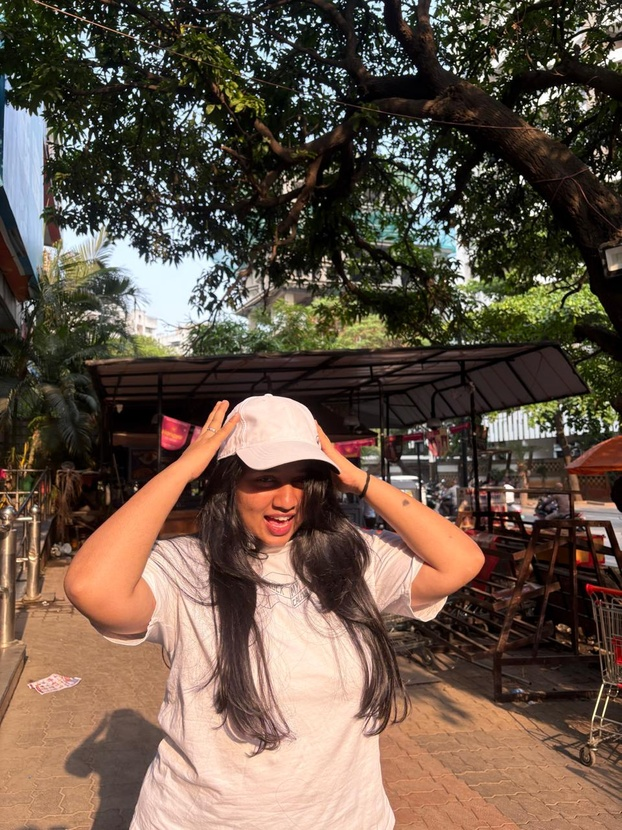
#> input picture datasets/original photo.jpeg, 622 x 830 px, shrunk from 960 x 1280 before the run
$ python segmentation.py
#> lines starting #> are read from the running program, lines starting #| are printed output that depends on the picture; after the words box and inside, x2 and y2 are one past the last pixel; in counts of white or black regions, pixels touching at a corner belong together

import cv2
import numpy as np
import matplotlib.pyplot as plt
from pathlib import Path

# 1. Set paths
BASE_DIR = Path(__file__).resolve().parents[1]

IMAGE_PATH = BASE_DIR / "datasets" / "original photo.jpeg"

OUTPUT_DIR = BASE_DIR / "outputs" / "task1_segmentation"
OUTPUT_DIR.mkdir(parents=True, exist_ok=True)

# 2. Read original image
image = cv2.imread(str(IMAGE_PATH))
#> image is the input picture: shape (830, 622, 3); mean B, G, R 73.5, 87.2, 104.6

if image is None:
    raise FileNotFoundError(f"Image not found: {IMAGE_PATH}")

gray = cv2.cvtColor(image, cv2.COLOR_BGR2GRAY)

# 3. Thresholding
_, binary = cv2.threshold(
    gray, 0, 255,
    cv2.THRESH_BINARY + cv2.THRESH_OTSU
)
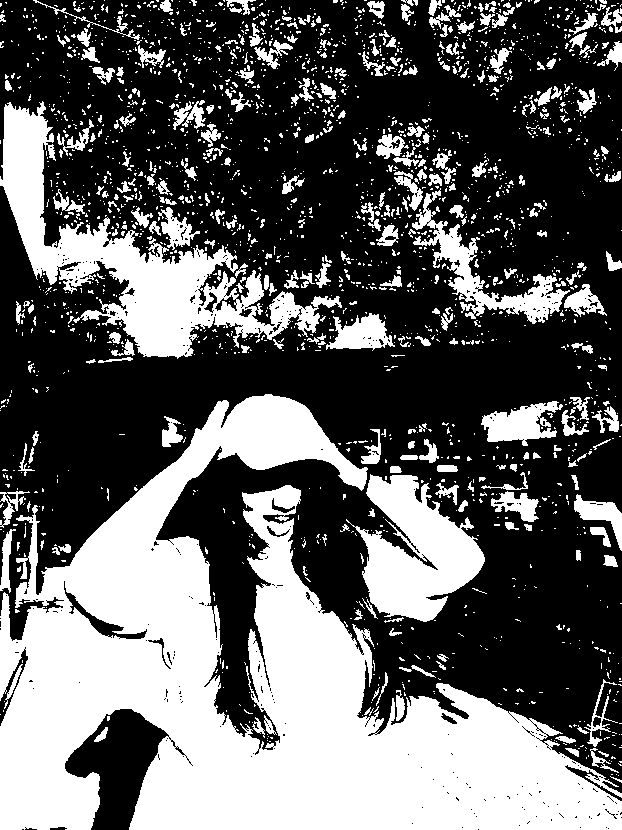
#> binary: shape (830, 622); 38.1% white; 2194 white regions (1905 under 20 px), largest, box (x1, y1, x2, y2) and area: (0, 394, 622, 830) 121709, (0, 101, 342, 359) 21483, (346, 474, 485, 622) 11009

# 4. Create morphological kernel
kernel = np.ones((5, 5), np.uint8)

# 5. Erosion
erosion = cv2.erode(binary, kernel, iterations=1)
#> erosion: shape (830, 622); 26% white; 203 white regions (153 under 20 px), largest, box (x1, y1, x2, y2) and area: (0, 396, 622, 830) 105424, (0, 108, 222, 355) 12281, (363, 477, 483, 619) 8778

# 6. Dilation
dilation = cv2.dilate(binary, kernel, iterations=1)
#> dilation: shape (830, 622); 58% white; 278 black regions (224 under 20 px), largest, box (x1, y1, x2, y2) and area: (0, 0, 622, 744) 186450, (159, 457, 384, 724) 18588, (67, 711, 164, 830) 5535

# 7. Opening
opening = cv2.morphologyEx(
    binary, cv2.MORPH_OPEN, kernel
)
#> opening: shape (830, 622); 31.6% white; 152 white regions, largest, box (x1, y1, x2, y2) and area: (0, 394, 622, 830) 117758, (0, 106, 224, 357) 15658, (361, 475, 485, 621) 10521

# 8. Closing
closing = cv2.morphologyEx(
    binary, cv2.MORPH_CLOSE, kernel
)
#> closing: shape (830, 622); 44.1% white; 570 white regions (435 under 20 px), largest, box (x1, y1, x2, y2) and area: (0, 394, 622, 830) 143813, (0, 101, 441, 364) 34857, (352, 118, 607, 327) 12828

# 9. Canny Edge Detection
edges = cv2.Canny(gray, 100, 200)
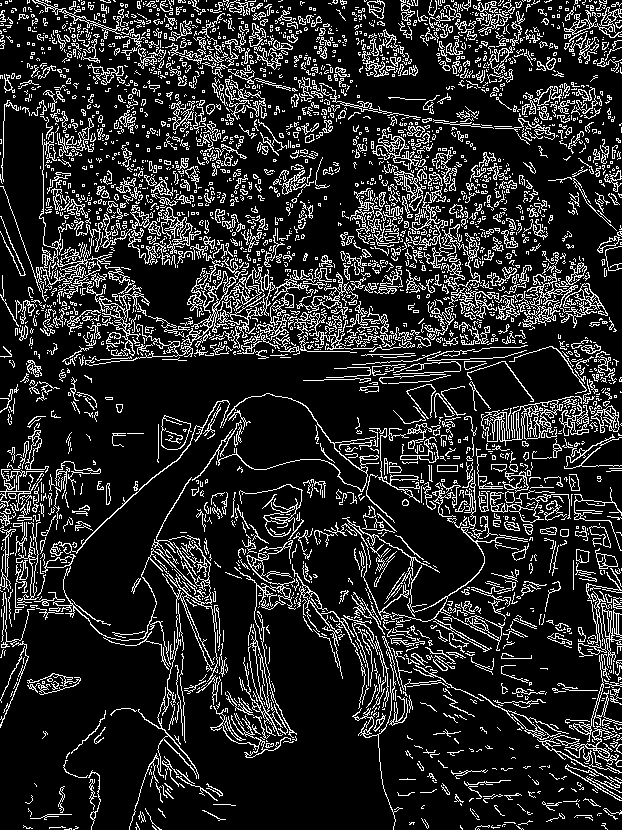
#> edges: shape (830, 622); 16% white in thin lines or dots

# 10. Watershed Segmentation
# Use Otsu's binary image as the foreground mask
sure_bg = cv2.dilate(
    binary, kernel, iterations=3
)
#> sure_bg: shape (830, 622); 78% white; 115 black regions (52 under 20 px), largest, box (x1, y1, x2, y2) and area: (0, 0, 622, 540) 69365, (408, 509, 622, 725) 18752, (169, 463, 364, 704) 10866

distance = cv2.distanceTransform(
    binary, cv2.DIST_L2, 5
)

_, sure_fg = cv2.threshold(
    distance,
    0.4 * distance.max(),
    255,
    cv2.THRESH_BINARY
)
#> sure_fg: shape (830, 622) float32; 2.6% white; 6 white regions (1 under 20 px), largest, box (x1, y1, x2, y2) and area: (167, 725, 391, 830) 10491, (0, 722, 50, 800) 1183, (299, 644, 329, 714) 1105, (106, 562, 154, 591) 472, (488, 747, 500, 760) 73

sure_fg = np.uint8(sure_fg)

unknown = cv2.subtract(sure_bg, sure_fg)
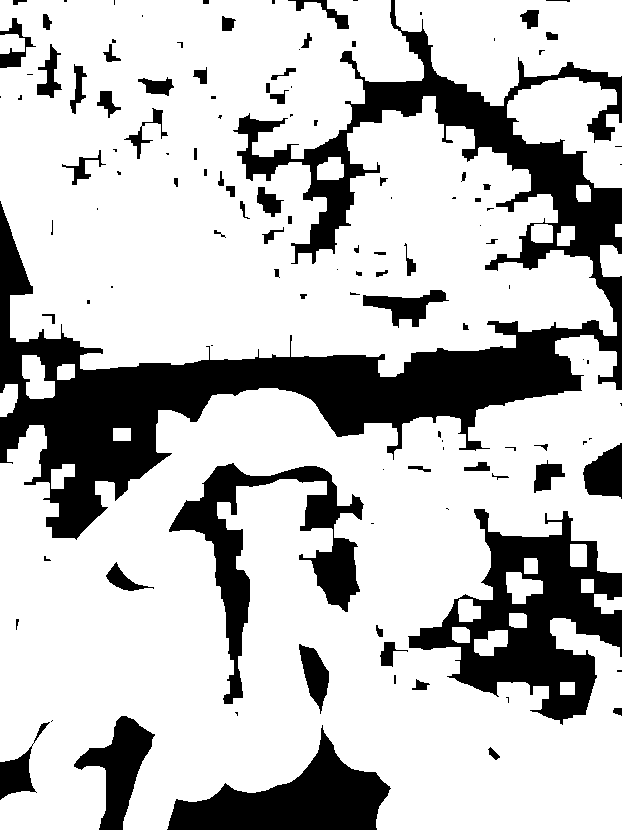
#> unknown: shape (830, 622); 75.4% white; 121 black regions (53 under 20 px), largest, box (x1, y1, x2, y2) and area: (0, 0, 622, 540) 69365, (408, 509, 622, 725) 18752, (169, 463, 364, 704) 10866

_, markers = cv2.connectedComponents(sure_fg)
#> markers: shape (830, 622) int32; 7 distinct labels, from 0 to 6

markers = markers + 1
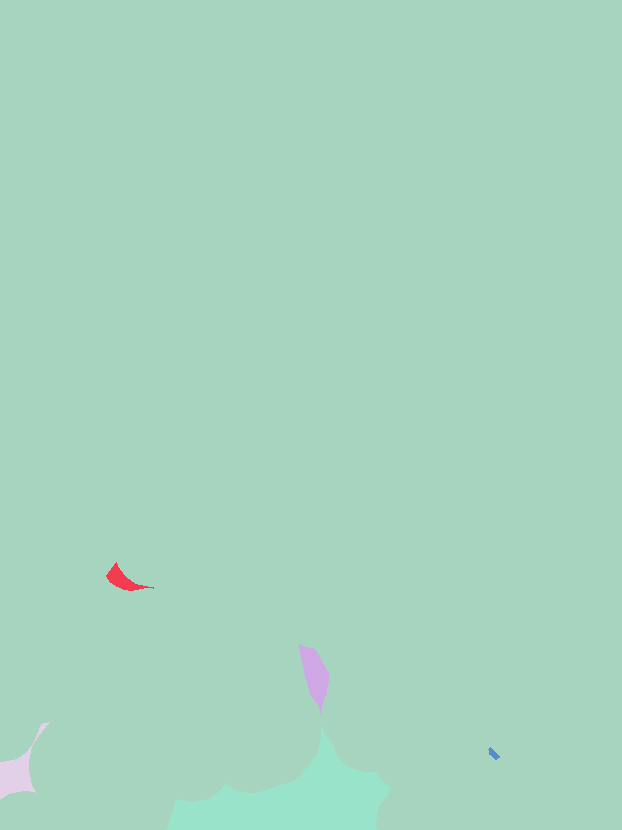
#> markers: shape (830, 622) int32; 7 distinct labels, from 1 to 7; one colour per label, 0 black
markers[unknown == 255] = 0
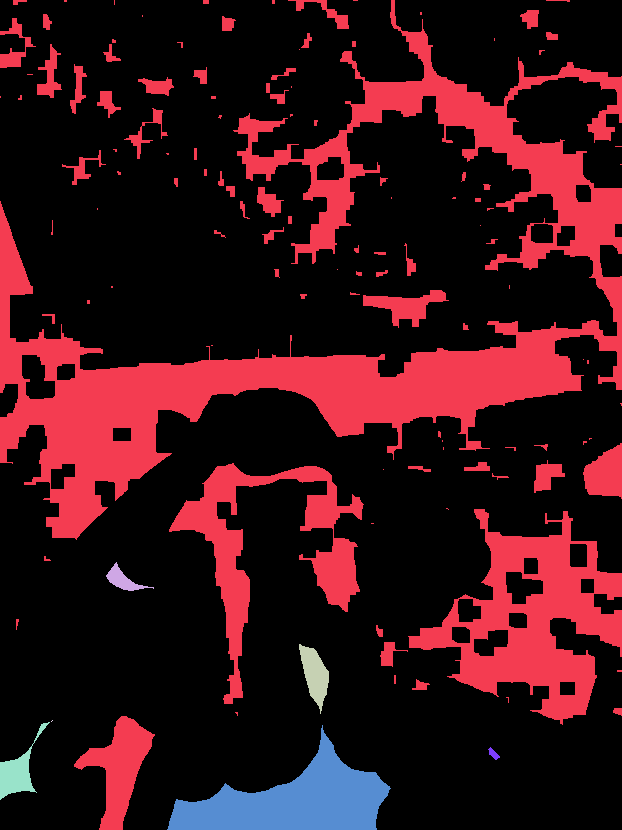
#> markers: shape (830, 622) int32; 8 distinct labels, from 0 to 7; one colour per label, 0 black

watershed_result = image.copy()

cv2.watershed(watershed_result, markers)

watershed_result[markers == -1] = [0, 0, 255]
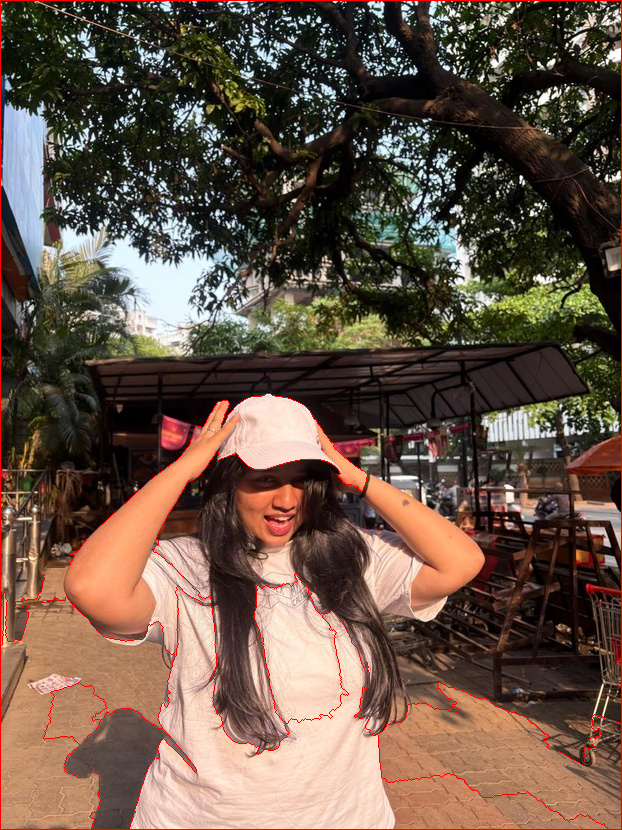
#> watershed_result: shape (830, 622, 3); 1.23% of pixels changed, all inside (x1, y1, x2, y2) = (0, 0, 622, 830)

# 11. Collect all results
results = {
    "original": image,
    "grayscale": gray,
    "binary_threshold": binary,
    "erosion": erosion,
    "dilation": dilation,
    "opening": opening,
    "closing": closing,
    "canny_edges": edges,
    "watershed": watershed_result
}

# 12. Save all results
for name, result in results.items():
    cv2.imwrite(
        str(OUTPUT_DIR / f"{name}.jpg"),
        result
    )
#> this loop made 9 passes
#> name on passes 1 to 9: 'original', 'grayscale', 'binary_threshold', 'erosion', 'dilation', 'opening', 'closing', 'canny_edges', 'watershed'

# 13. Display results
plt.figure(figsize=(14, 12))

for index, (name, result) in enumerate(results.items()):
    plt.subplot(3, 3, index + 1)

    if len(result.shape) == 3:
        result = cv2.cvtColor(
            result, cv2.COLOR_BGR2RGB
        )

    plt.imshow(result, cmap="gray")
    plt.title(name.replace("_", " ").title())
    plt.axis("off")

plt.tight_layout()

plt.savefig(
    str(OUTPUT_DIR / "segmentation_comparison.png")
)
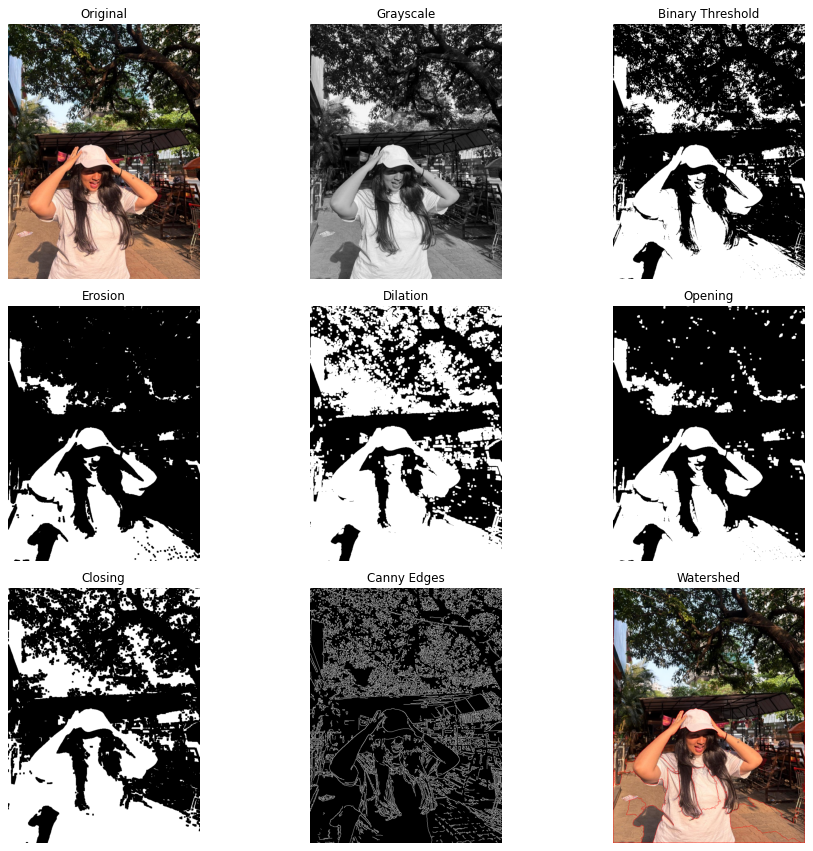
#> figure drawn by matplotlib, 9 panels

plt.show()

print("SEGMENTATION COMPLETED SUCCESSFULLY!")
print("All output images saved in:", OUTPUT_DIR)

$ run again, with datasets/second image.jpeg copied over datasets/original photo.jpeg
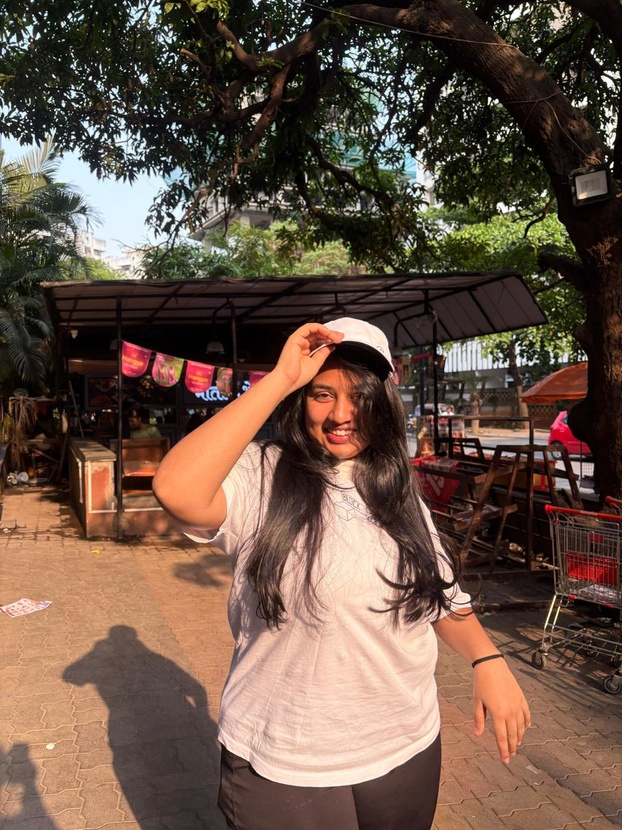
#> input picture datasets/second image.jpeg, 622 x 830 px, shrunk from 960 x 1280 before the run
#> image is the input picture: shape (830, 622, 3); mean B, G, R 70.2, 83.9, 105.7
#> `_, binary = cv2.threshold( gray, 0, 255, cv2.THRESH_BINARY + cv2.THRES..`:
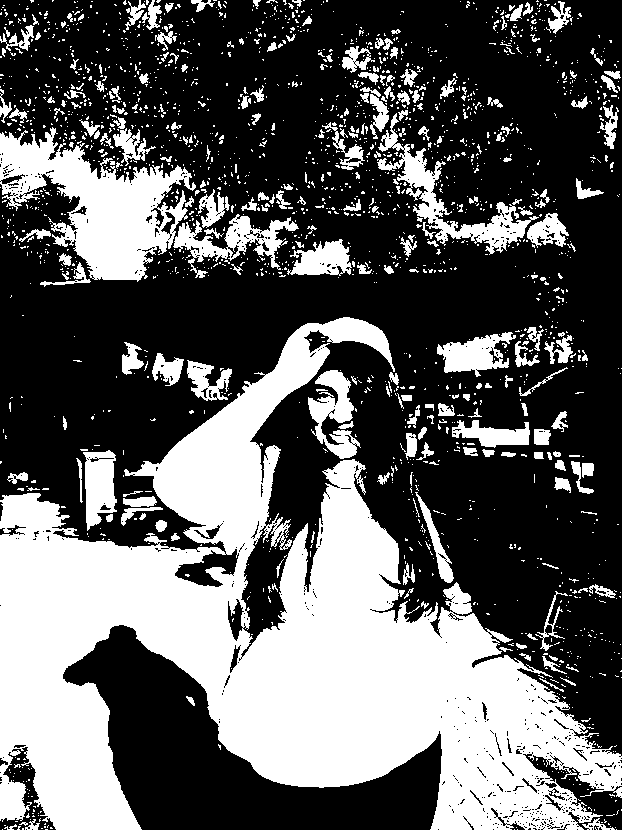
#> binary: shape (830, 622); 36.8% white; 2045 white regions (1807 under 20 px), largest, box (x1, y1, x2, y2) and area: (0, 317, 622, 830) 132622, (0, 127, 196, 282) 13711, (377, 113, 539, 255) 4145
#> erosion: shape (830, 622); 24.8% white; 186 white regions (126 under 20 px), largest, box (x1, y1, x2, y2) and area: (0, 488, 622, 830) 95267, (139, 319, 389, 553) 13875, (0, 136, 180, 278) 8635
#> dilation: shape (830, 622); 54.7% white; 242 black regions (194 under 20 px), largest, box (x1, y1, x2, y2) and area: (0, 0, 622, 669) 184693, (65, 627, 440, 830) 29464, (550, 593, 622, 752) 6134
#> opening: shape (830, 622); 30.6% white; 135 white regions (1 under 20 px), largest, box (x1, y1, x2, y2) and area: (0, 317, 622, 830) 124738, (0, 134, 182, 280) 10983, (85, 459, 115, 526) 1593
#> closing: shape (830, 622); 42.7% white; 500 white regions (394 under 20 px), largest, box (x1, y1, x2, y2) and area: (0, 317, 622, 830) 148439, (0, 46, 377, 287) 29795, (314, 29, 576, 255) 13943
#> edges: shape (830, 622); 14.4% white in thin lines or dots
#> sure_bg: shape (830, 622); 72.3% white; 101 black regions (45 under 20 px), largest, box (x1, y1, x2, y2) and area: (0, 0, 622, 632) 97575, (72, 632, 435, 830) 25359, (264, 402, 329, 523) 3380
#> unknown: shape (830, 622); 68% white; 105 black regions (45 under 20 px), largest, box (x1, y1, x2, y2) and area: (0, 0, 622, 632) 97575, (72, 632, 435, 830) 25359, (253, 633, 427, 753) 13572
#> `watershed_result[markers == -1] = [0, 0, 255]`:
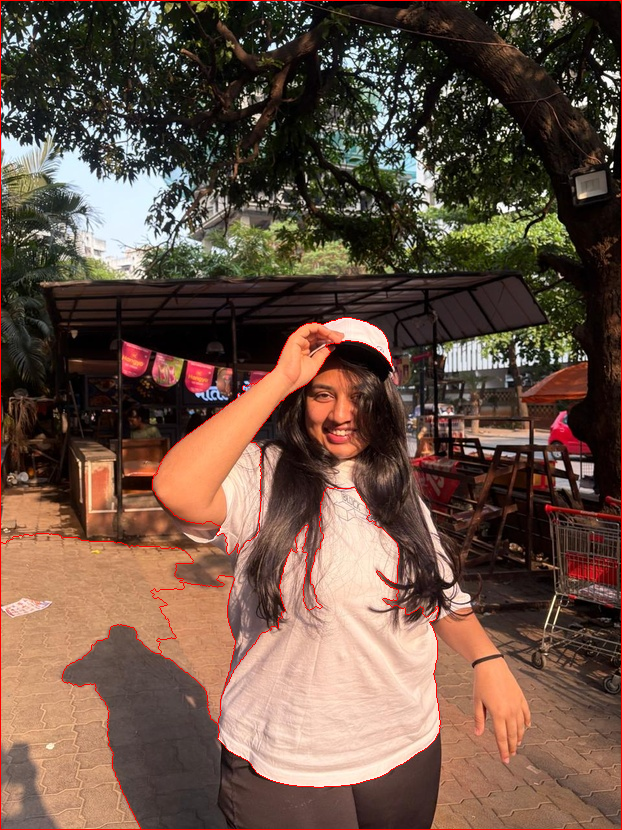
#> watershed_result: shape (830, 622, 3); 1.1% of pixels changed, all inside (x1, y1, x2, y2) = (0, 0, 622, 830)
#> the loop `for name, result in results.items():` made 9 passes
#> name on passes 1 to 8: 'original', 'grayscale', 'binary_threshold', 'erosion', 'dilation', 'opening', 'closing', 'canny_edges'
#> the loop `for index, (name, result) in enumerate(results.items()):` made 9 passes
